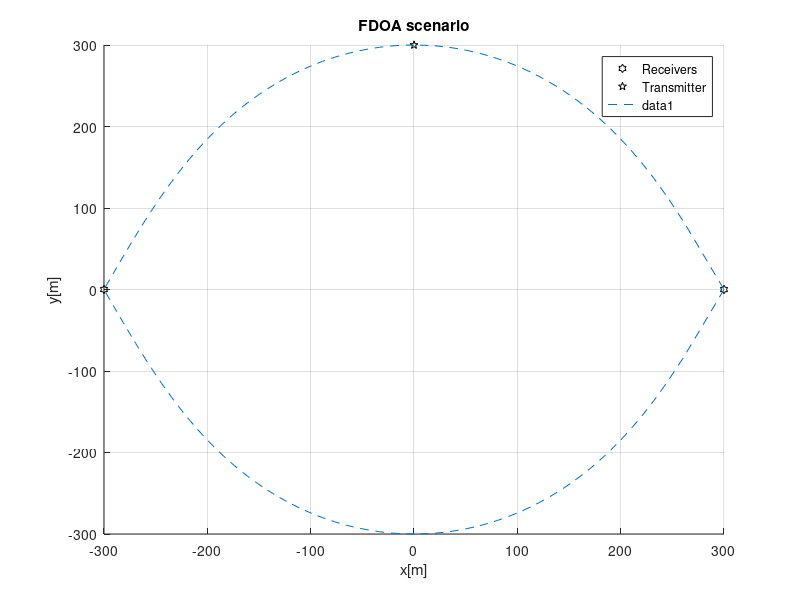

This chart was generated by the following MATLAB code:
%Plots the TOA scenario figure


close all;
clear all;

p = [0;300];

p1 = [-300;0];
p2 = [300;0];
v1 = [10;0];
v2 = [10;0];


%The difference between the relative radial velocity: deltaF12*c/Fc
deltaVr12 = (p-p1)'*v1/norm(p-p1)-(p-p2)'*v2/norm(p-p2);

theta2min = acos(min(1,(norm(v1)-deltaVr12)/norm(v2)));
theta2max = acos(max(-1,(-norm(v1)-deltaVr12)/norm(v2)));

theta2 = linspace(theta2min,theta2max,100);

%theta2 = atan(v2(2)/v2(1))-atan((p(2)-p2(2))/(p(1)-p2(1)));
%theta2 = acos(v2'*(p-p2)/(norm(p-p2)*norm(v2)));

%theta1_known = atan(v1(2)/v1(1))-atan((p(2)-p1(2))/(p(1)-p1(1)));

%theta2 = theta2+linspace(-pi,pi/2,100);

%a unit vector in the direction of p2-p1
ihat = (p2-p1)/norm(p2-p1);
%a unit vector perpendicular to the direction of p2-p1
jhat = [-ihat(2);ihat(1)];

dif = p2-p1;
%The angle between dif and the x-axis
difAngle = acos(dif(1)/norm(dif))*sign(dif(2));
%The distance between the receivers
B = norm(dif);

theta1 = acos((deltaVr12+norm(v2)*cos(theta2))/norm(v1));
theta1 = [theta1 fliplr(-theta1)];
theta2 = [theta2 fliplr(-theta2)];
%theta1 = [theta1 fliplr(-theta1)];
%theta2 = [theta2 fliplr(pi-theta2)];
v1Angle = acos(v1(1)/norm(v1))*(sign(v1(2)));
v2Angle = acos(v2(1)/norm(v2))*(sign(v2(2)));
alpha1 = v1Angle-theta1-difAngle;
alpha2 = v2Angle-theta2-difAngle;




ri = B*tan(alpha1)./(tan(alpha2)-tan(alpha1));
rj = ri.*tan(alpha2);

rx = p2(1)+ihat(1)*ri+jhat(1)*rj;
ry = p2(2)+ihat(2)*ri+jhat(2)*rj;

figure;
hold on;
plot([p1(1),p2(1)],[p1(2),p2(2)],'kh');
plot(p(1),p(2),'kp');
legend('Receivers','Transmitter');
plot(rx,ry,'--');
%plot(rx,-ry,'--');
grid on;
xlabel 'x[m]';
ylabel 'y[m]';
title 'FDOA scenario';

